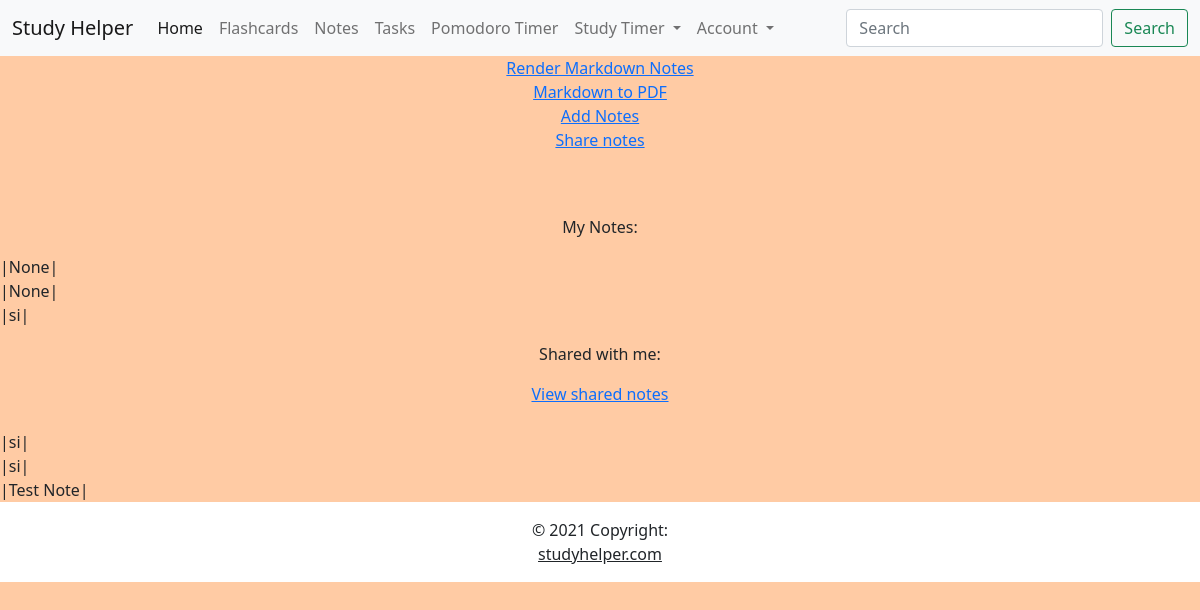
The app's page /notes (signed in) with its own data.
### myapp/models.py (models this page shows)
class Note(UserMixin, db.Model):
    id = db.Column(db.Integer, primary_key=True)
    name = db.Column(db.String(128))
    note = db.Column(db.String(1024), index=True)
    share_id = db.Column(db.Integer)
    author_id = db.Column(db.Integer, db.ForeignKey('user.id'))
    def __repr__(self):
        return f'|{self.name}|'

class Noteshare(UserMixin, db.Model):
    id = db.Column(db.Integer, primary_key=True)
    note_id = db.Column(db.Integer)
    note_name = db.Column(db.String)
    target = db.Column(db.Integer)
    def __repr__(self):
        return f'|{self.note_name}|'

### myapp/routes.py (the view)
@myapp_obj.route("/notes")
@login_required
def notes_portal():
    list = Note.query.filter_by(author_id = current_user.get_id())
    user = User.query.get(current_user.get_id())
    shareList = Noteshare.query.filter_by(target = user.username)
    return render_template('notes/notes_portal.html', list=list, shareList=shareList)

### myapp/models.py (called while the page is built)
@login.user_loader
def load_user(id):
    return User.query.get(int(id))

### myapp/templates/notes/notes_portal.html
{% extends "user/user_menu.html" %}
{% block content %}
<a href='/notes/render'>Render Markdown Notes</a>
<a href='/notes/mark-to-pdf'>Markdown to PDF</a>
<a href='/notes/add'<a>Add Notes</a>
<a href='/notes/share'>Share notes</a>
<br>
<br>
<p>My Notes:</p>
{% for note in list %}
    {{note}}<br>
{% endfor %}
<p>Shared with me:</p>
<a href='/notes/view'>View shared notes</a>
<br>
{% for note in shareList %}
    {{note}}<br>
{% endfor %}
{% endblock %}

### myapp/static/css/base.css (style rules this page uses)
body { background-color: #ffcba4; }
p { display: flex; align-items: center; justify-content: center; margin-top: 15px; }
a { display:block; text-align: center; }

### records on screen
Note: name "|None|"
Note: name "|None|"
Note: name "|si|"
Noteshare: note_name "|si|"
Noteshare: note_name "|si|"
Noteshare: note_name "|Test Note|"
